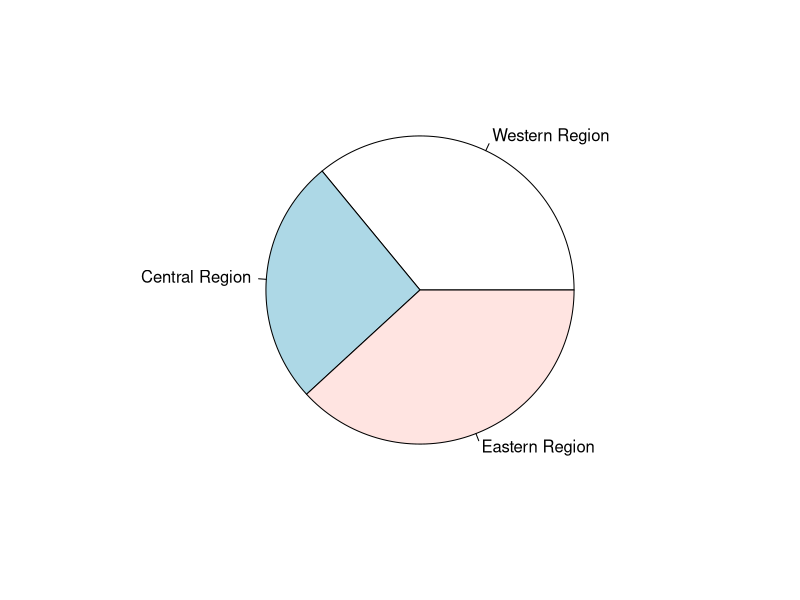

Source code (R):


regions <- factor(c("Western Region",
                    "Central Region", 
                    "Eastern Region"))

regionSales <- c(342, 246, 363)

sales <- data.frame(
  Region = regions, 
  Sales = regionSales
)

pie(sales$Sales, labels = regions)

